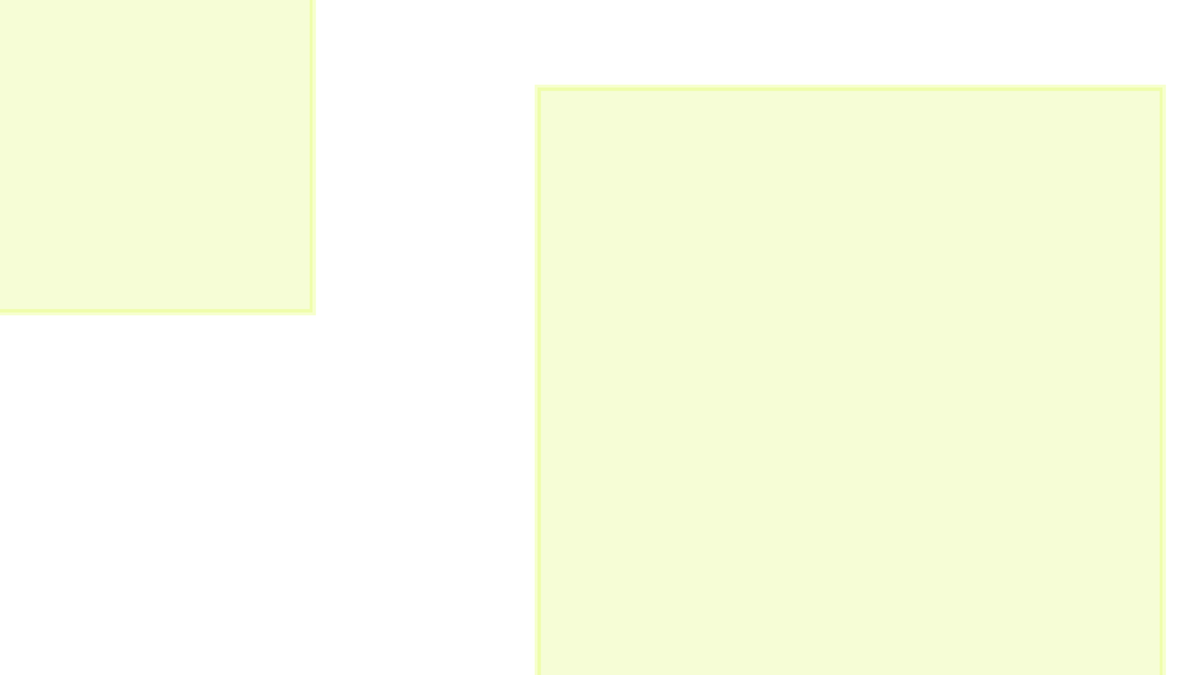
Frame 1 (no input)
Frame 60 (the mouse pressed at the canvas centre just before this capture): identical to frame 1, image omitted
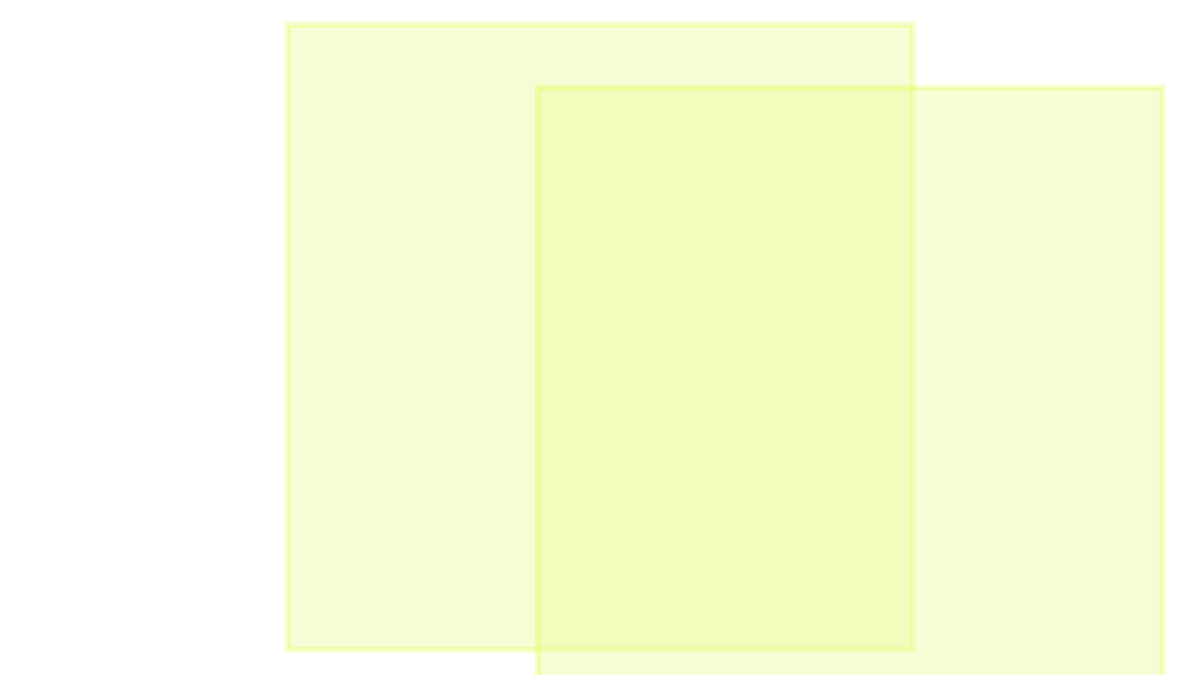
Frame 120 (the mouse held since frame 60 and released just before this capture)

The Processing sketch that drew these frames (run headless with seeded random() and noise(); from frame 60 on, the mouse is pressed at the canvas centre):

// Processing sketch: soft_body
// ── soft_body.pde
float x,y,s=1;
int w=20,h=40;
Par par[][];
Spr spr[];
int t=100;
Box box[];
float g=0.00005;
void setup(){
  size(1920,1080);
  colorMode(HSB);
  rectMode(CENTER);
  par=new Par[w][h];
  box=new Box[3];box[0]=new Box(200,1500,1000,1000);box[1]=new Box(400,1100,1000,3000);box[2]=new Box(1000,2300,700,2000);
  
  for(int i=0;i<w;i++){
    for(int j=0;j<h;j++){
      //par[i][j]=new Par(i*40+j*30,i*30+j*-40,5);
      par[i][j]=new Par(i*50+1000,j*50-50,5);
    }  
  }
  spr=new Spr[w*h*4+2];
  float k=0.005;
  for(int i=0;i<w;i++){
    for(int j=0;j<h;j++){
      if(i+1<w){
        spr[(i+j*w)*4]=new Spr(par[i][j],par[i+1][j],k,50);
      }
      if(j+1<h){
        spr[(i+j*w)*4+1]=new Spr(par[i][j],par[i][j+1],k,50);
      }
      if(i+1<w&&j+1<h){
        spr[(i+j*w)*4+2]=new Spr(par[i][j],par[i+1][j+1],k,50*sqrt(2));
      }
      if(i-1>=0&&j+1<h){
        spr[(i+j*w)*4+3]=new Spr(par[i][j],par[i-1][j+1],k,50*sqrt(2));
      }
      
    }
  }
  spr[w*h*4]=new Spr(par[0][0],par[w-1][h-1],k,50*sqrt((w-1)*(w-1)+(h-1)*(h-1)));
  spr[w*h*4+1]=new Spr(par[w-1][0],par[0][h-1],k,50*sqrt((w-1)*(w-1)+(h-1)*(h-1)));
}
void draw(){
  background(255);
  translate(width/2,height/2);
  scale(s);
  translate(x,y);
  box[0].x=(mouseX-width/2)/s-x;
  box[0].y=(mouseY-height/2)/s-y;
  for(int n=0;n<t;n++){
    box[0].y-=0.001;
    for(int i=0;i<w;i++){
      for(int j=0;j<h;j++){        
          par[i][j].update();
      }  
    }
    for(int i=0;i<spr.length;i++){
      if(spr[i]!=null){
        spr[i].update();
      }
    }
  }
  for(int i=0;i<w;i++){
    for(int j=0;j<h;j++){        
        //par[i][j].display();
    }  
  }
  for(int i=0;i<spr.length;i++){
    if(spr[i]!=null){
      spr[i].display();
    }
  }
  for(int i=0;i<box.length;i++){
    fill(50,100,250,100);
    stroke(50,255,255,50);
    box[i].display();
  }
}
void mouseDragged(){
  if(mouseButton==CENTER){
    x+=(mouseX-pmouseX)/s;y+=(mouseY-pmouseY)/s;
  }
}
void mouseWheel(MouseEvent event) {
  s/=1+event.getCount()*0.1;
}
class Par{
  float m,x,y,x_,y_;
  float damp=0.9999;
  Par(float x,float y,float m){
    this.x=x;this.y=y;this.m=m;
  }
  void update (){
    boolean c=false;
    
    x+=x_;y+=y_;
    x_*=damp;y_*=damp;
    for(int i=0;i<box.length;i++){
      if (box[i].collide(this))
        c=true;
    }
    if(!c)
      y_+=g;
  }
  void display(){
    noStroke();
    fill(150,255,255,150);
    ellipse(x,y,20,20);
  }
}
class Spr{
  Par a,b;
  float k=1,l=10;
  Spr(Par a,Par b,float k,float l){
    this.a=a;
    this.b=b;
    this.k=k;
    this.l=l;
  }
  void update(){
    float t=k*(l-dist(a.x,a.y,b.x,b.y))/l;
    if(abs(l-dist(a.x,a.y,b.x,b.y))>100){
      for(int i=0;i<spr.length;i++){
        if(spr[i]!=null){
          if(spr[i].equals(this)){
            spr[i]=null;
          }
        }
      }
    }
    
    a.x_+=(a.x-b.x)/a.m*t;
    a.y_+=(a.y-b.y)/a.m*t;
    b.x_+=(b.x-a.x)/b.m*t;
    b.y_+=(b.y-a.y)/b.m*t;
  }
  void display(){
    stroke(-130+200*exp(-k*sq(l-dist(a.x,a.y,b.x,b.y))*20),255,255,150);
    strokeWeight(k*2000);
    line(a.x,a.y,b.x,b.y);
  }
}
class Box{
  float x,y,w,h;
  Box(float x,float y,float w,float h){
    this.x=x;
    this.y=y;
    this.w=w;
    this.h=h;
  }
  void display(){
    rect(x,y,w,h);
  }
 boolean collide(Par p){
    if(p.x>=x-w/2&&p.x<x+w/2&&p.y>=y-h/2&&p.y<y+h/2){
      
      if(min(abs(p.x-x+w/2),abs(p.x-x-w/2))<min(abs(p.y-y+h/2),abs(p.y-y-h/2))){
        if(abs(p.x-x+w/2)<abs(p.x-x-w/2))
          p.x_=-1*abs(p.x_)-0.001;
        else
          p.x_=abs(p.x_)+0.001;
      }
      else{
        if(abs(p.y-y+h/2)<abs(p.y-y-h/2))
          p.y_=-1*abs(p.y_)-0.001;
        else
          p.y_=abs(p.y_)+0.001;
      }
      //p.x_=0;p.y_=0;
      return true;
    }
    return false;
  }
}
